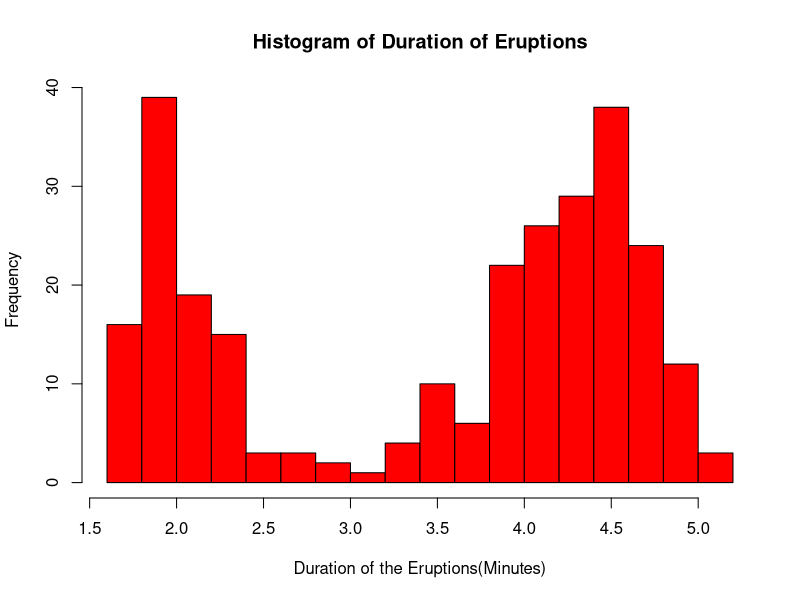
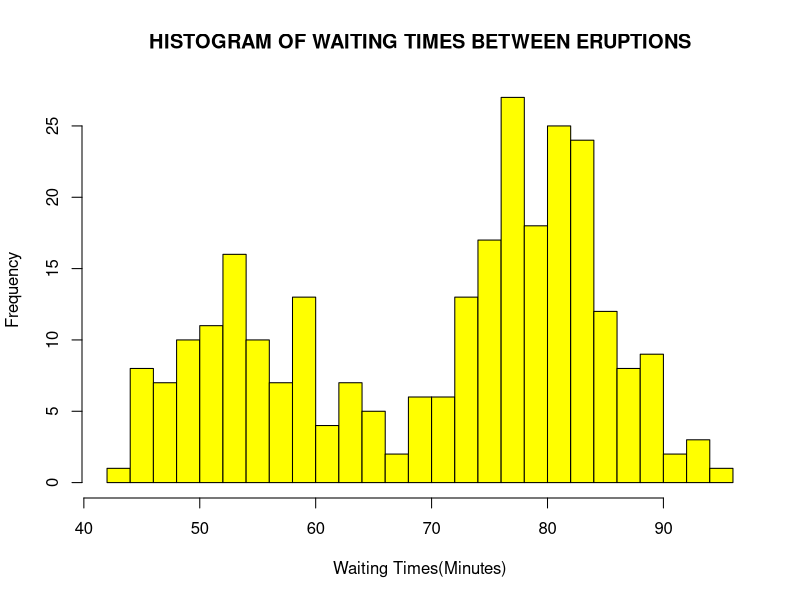
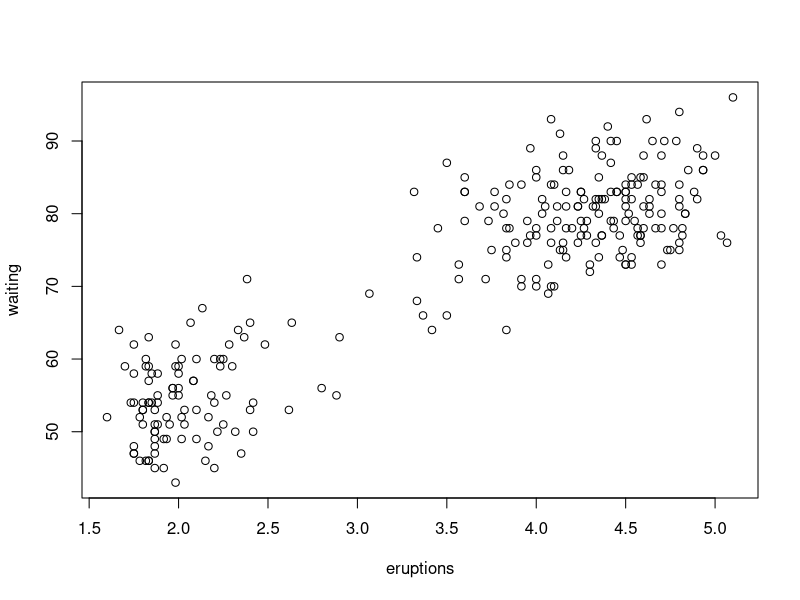
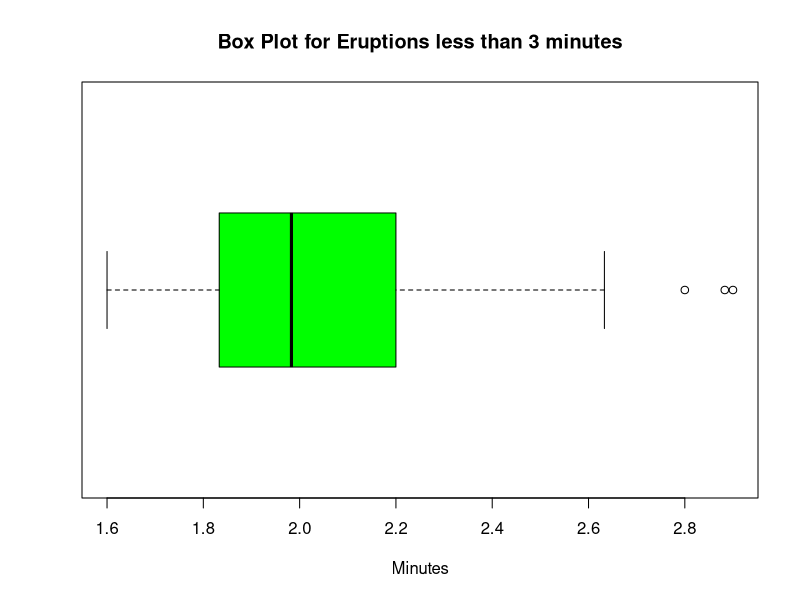
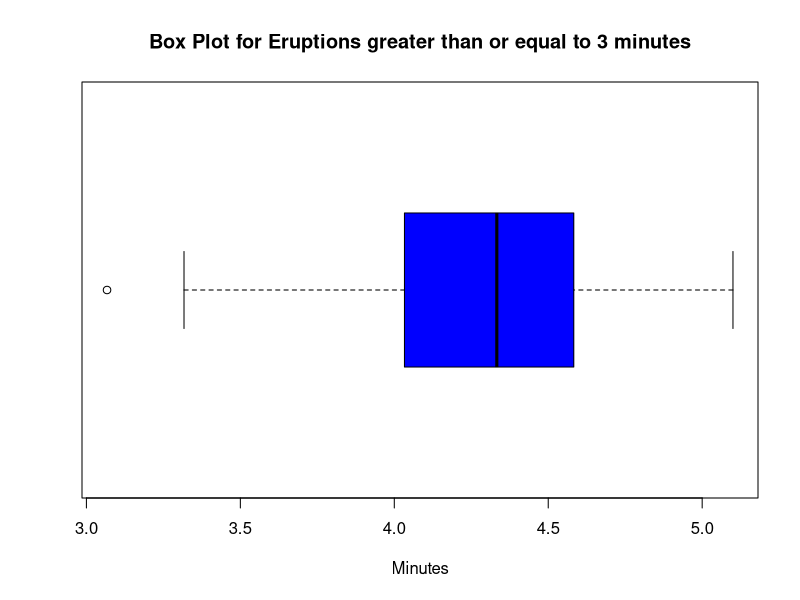

Generate these figures, in order, with R:
## ---- chunk 1
knitr::opts_chunk$set(echo = TRUE)
## ---- chunk 2
library(datasets)
data('faithful')
## ---- chunk 3
head(faithful,n=5)
## ---- chunk 4
hist(faithful$eruption,xlab="Duration of the Eruptions(Minutes)",ylab = "Frequency",col="RED",border="BLACK",main="Histogram of Duration of Eruptions",breaks=15)
## ---- chunk 5
min(faithful$eruptions)
max(faithful$eruptions)
median(faithful$eruptions)

## ---- chunk 6
hist(faithful$waiting,main=toupper("histogram of waiting times between eruptions"),xlab="Waiting Times(Minutes)",ylab="Frequency",col="YELLOW",breaks=20)
## ---- chunk 7
plot(faithful)

## ---- chunk 8
shortduration<-subset(faithful,eruptions<3,select=c(eruptions))
boxplot(shortduration,horizontal = TRUE,col="Green",main="Box Plot for Eruptions less than 3 minutes",xlab="Minutes")
## ---- chunk 9
mean(shortduration$eruptions)
sd(shortduration$eruptions)
median(shortduration$eruptions)

## ---- chunk 10
longduration<-subset(faithful,eruptions>=3,select=c(eruptions))
boxplot(longduration,horizontal = TRUE,col="Blue",main="Box Plot for Eruptions greater than or equal to 3 minutes",xlab="Minutes")
## ---- chunk 11
mean(longduration$eruptions)
sd(longduration$eruptions)
median(longduration$eruptions)
